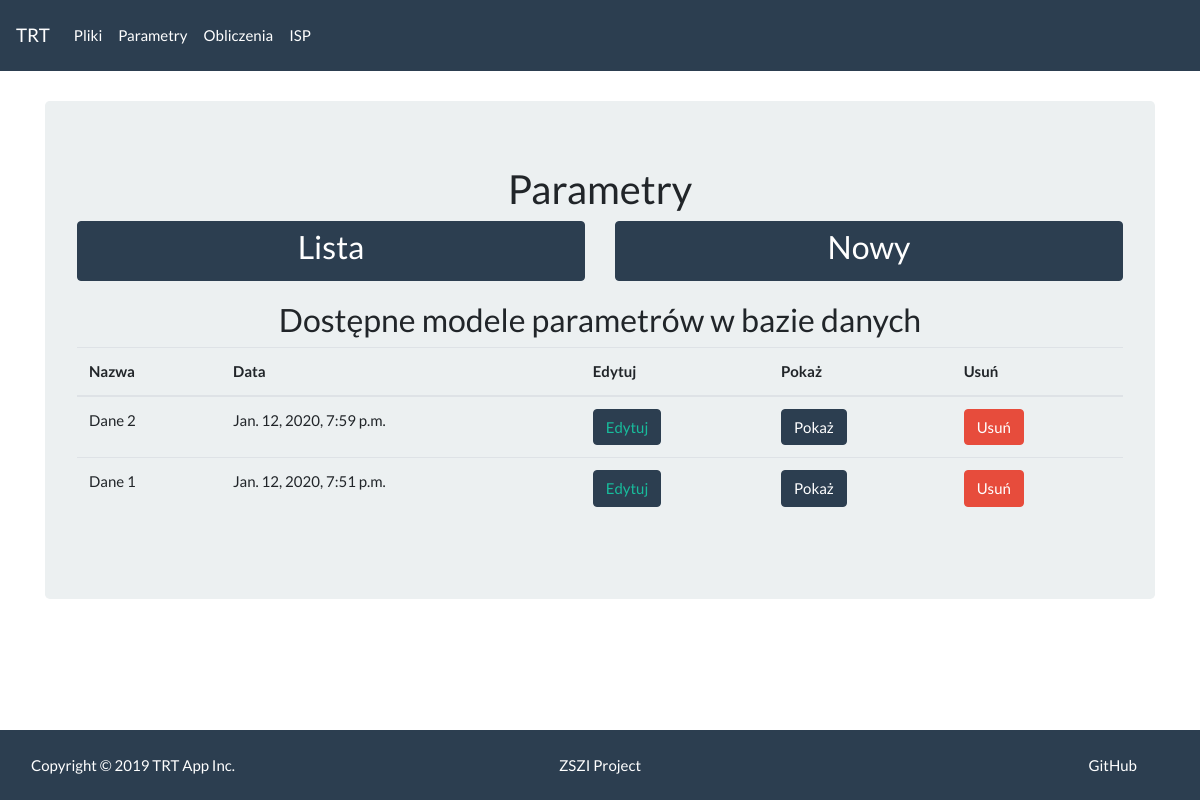
/trt/parameters_list, run on the app's committed database.
### main/models.py (models this page shows, shortened)
class ParametersModel(models.Model):
    model_name = models.CharField(max_length=250)
    model_desc = models.TextField(max_length=2000, default='')
    chosen_file = models.CharField(max_length=100)
    qv = models.FloatField(blank=True, null=True)
    q = models.FloatField(blank=True, null=True)
    v = models.FloatField(blank=True, null=True)
    cp_m = models.FloatField()
    ro_m = models.FloatField()
    mi_m = models.FloatField(blank=True, null=True)
    lam_m = models.FloatField(blank=True, null=True)
    cp = models.FloatField()
    ro = models.FloatField()
    alfa = models.FloatField(blank=True, null=True)
    T_g = models.FloatField(blank=True, null=True)
    H = models.FloatField()
    D_b = models.FloatField()
    d_out = models.FloatField(blank=True, null=True)
    d_inn = models.FloatField(blank=True, null=True)
    r_g = models.FloatField(blank=True, null=True)
    created_date = models.DateTimeField(
        auto_now_add=True)

### main/views.py (the view)
# urls.py: path('trt/parameters_list', views.parameters_list_view, name='parameters_list'),
def parameters_list_view(request):
    parameters_models = ParametersModel.objects.all().order_by('-created_date')
    return render(request, 'main/parameters_list.html', {
        'models': parameters_models, })

### main/templates/main/parameters_list.html (shortened to what this page needs)
{% extends "main/parameters_wrapper.html" %}
{% block parameters %}
<h3 class="text-center">Dostępne modele parametrów w bazie danych</h3>
<table class="table table-hover">
  <thead>
    <tr class="table">
      <th>Nazwa</th>
      <th>Data</th>
      <th>Edytuj</th>
      <th>Pokaż</th>
      <th>Usuń</th>
    </tr>
  </thead>
  <tbody>
    {% for model in models %}
    <tr class="table">
      <td>{{ model.model_name }}</td>
      <td> {{ model.created_date }}</td>
      <td>
        <a href="{% url 'main:parameters_edit' model.pk %}">
          <button class="btn btn-primary bt-sm" data-toggle="tooltip" data-placement="top"
            title="Edytuj wartości modelu">Edytuj</a>
      </td>
      <td>
        <form action="{% url 'main:parameters_show' model.pk %}" method="post">
          <button type="submit" class="btn btn-primary bt-sm" data-toggle="tooltip" data-placement="top"
            title="Pokaż wartości">Pokaż</a>
        </form>
      </td>
      <td>
        <form action="{% url 'main:delete_parameters_model' model.pk %}" method="post">
          <button type="submit" class="btn btn-danger bt-sm" data-toggle="tooltip" data-placement="top"
            title="Usuń model z serwera">Usuń</button>
        </form>
      </td>
    </tr>
    {% endfor %}
  </tbody>
</table>
{% endblock %}

### data on the page
ParametersModel: model_name "Dane 2", created_date "Jan. 12, 2020, 7:59 p.m."
ParametersModel: model_name "Dane 1", created_date "Jan. 12, 2020, 7:51 p.m."
